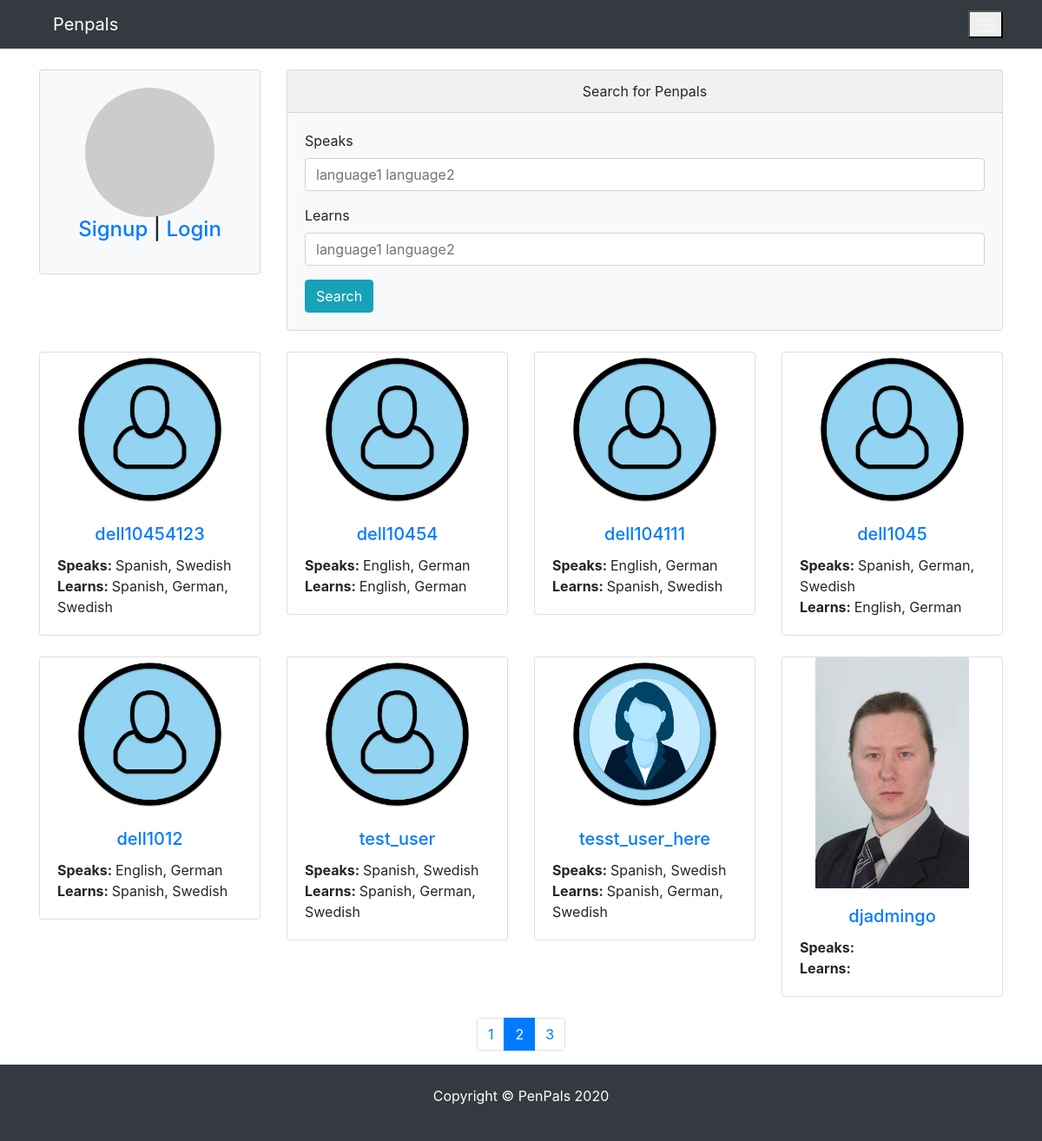
Page /?page=2 on the earlier database version.
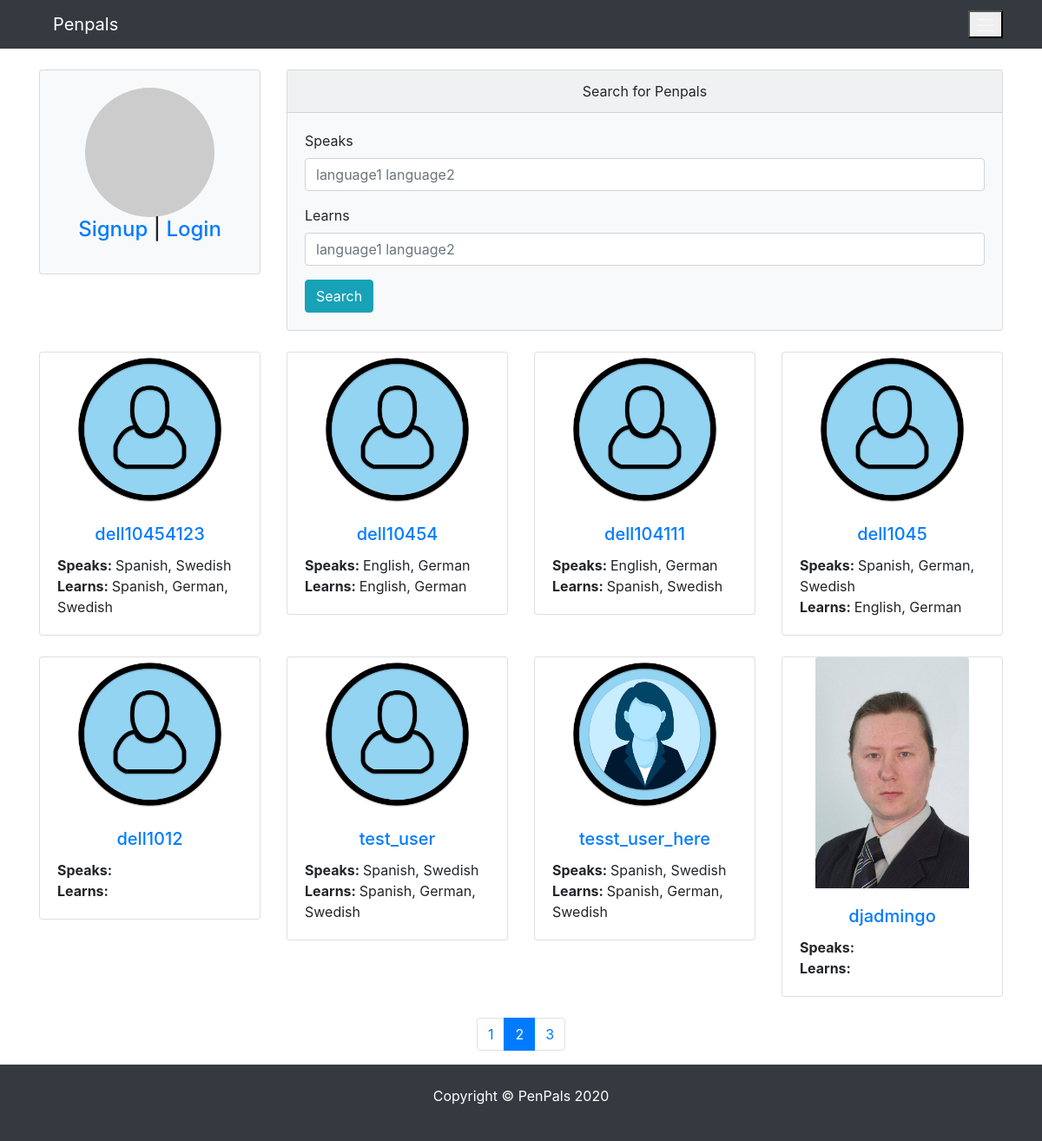
Same page on the later database version.
### pages/models.py (models this page shows)
class Profile(models.Model):
    user = models.OneToOneField(
        User, blank=True, null=True, on_delete=models.CASCADE)
    first = models.CharField(max_length=200, blank=True, null=True)
    last = models.CharField(max_length=200, blank=True, null=True)
    photo = models.ImageField(
        default='user.png', upload_to='photos/%y/%m',  blank=True, null=True)
    friends = models.ManyToManyField('self', blank=True)
    speaks = models.CharField(max_length=200, blank=True, null=True)
    learns = models.CharField(max_length=200, blank=True, null=True)
    def __init__(self, *args, **kwargs):
         super(Profile, self).__init__(*args, **kwargs)
         self.speaks = from_value_to_label(self.speaks)
         self.learns = from_value_to_label(self.learns)
    def __str__(self):
        return str(self.user)
    def get_absolute_url(self):
        return reverse("pages:profile", kwargs={"profile_id":self.pk})
    class Meta:
        ordering = ['-id']

### pages/views.py (the view)
# urls.py: path("",  HomeView.as_view(), name="index"),
class HomeView(DetailView):
    template_name = 'pages/index.html'
    form_class = ProfileViewForm
    context_object_name = 'profile'
    model = Profile
    users = Profile.objects.none()
    objects_per_page = 8
    def get_object(self):
        if self.request.user.is_authenticated:
            self.instance = Profile.objects.get(id=self.request.user.profile.id)
        else:
            self.instance = Profile.objects.none()
        return self.instance
    def get_context_data(self, **kwargs):
        context = super(HomeView, self).get_context_data(**kwargs)
        self.users = Profile.objects.all()
        if self.request.user.is_authenticated:
            self.users = self.users.exclude(id=self.request.user.profile.id)
        page_number = self.request.GET.get('page')
        paginator_object = Paginator(self.users, self.objects_per_page)
        page_object = paginator_object.get_page(page_number)
        context.update({
            'page_object': page_object,  # self.users,
            'profile': self.instance,
        })
        return context

### pages/utils.py (called while the page is built)
def from_value_to_label(field):
    if field is not None:
        list_of_labels = [label for value, label in LANGUAGE_CHOICES if str(value) in field]
        return ", ".join(list_of_labels)  # list_of_labels  #ast.literal_eval(field)  # [int(i) for i in field.replace('[','').replace(']','').replace(',','').replace("'",'').split(" ")] # list_of_labels #
    return field

### pages/templates/pages/index.html
{% extends 'pages/base.html' %} {% load crispy_forms_tags %} {% block content %}
<div class="row">
  {% include 'pages/partials/_sidebar.html' %}
  <div class="col-lg-9 col-md-9 col-sm-12">
    <div class="card bg-light">
      <div class="card-header text-center">Search for Penpals</div>
      <div class="card-body">
        <form action="{% url 'pages:search' %}" method="get">
          <div class="form-group">
            <label for="speaks">Speaks</label>
            <input
              type="text"
              name="speaks"
              value="{{request.GET.speaks}}"
              class="form-control"
              id="speaks"
              placeholder="language1 language2"
            />
          </div>
          <div class="form-group">
            <label for="learns">Learns</label>
            <input
              type="text"
              name="learns"
              value="{{request.GET.learns}}"
              class="form-control"
              id="learns"
              placeholder="language1 language2"
            />
          </div>
          <button type="submit" class="btn btn-info">Search</button>
        </form>
      </div>
    </div>
  </div>
</div>
    <div class="row">
        {% for u in page_object %}
            <div class="col-md-3 col-sm-6">
                <div class="card">
                    <img src="{{u.photo.url}}" class="card-img-top mx-auto">
                    <div class="card-body">
                        <h5 class="card-title text-center"><a href="{{u.get_absolute_url}}">{{u}}</a></h5>
                        <p class="card-text">
                            <span><strong>Speaks: </strong>{{u.speaks}}</span></br>
                            <span><strong>Learns: </strong>{{u.learns}}</span></br>
                        </p>
                    </div>
                </div>
            </div>
        {% endfor %}
    </div>
{% endblock content %}

### templates/pages/base.html (shortened to what this page needs)
{% load static %}
<!DOCTYPE html>
<html lang="en">
  <head>
    <link
      rel="stylesheet"
      href="{% static 'vendor/bootstrap/css/bootstrap.min.css' %}"
    />
    <link rel="stylesheet" href="{% static 'css/styles.css' %}" />
  </head>
  <body class="d-flex flex-column min-vh-100">
    <nav class="navbar navbar-expand-md bg-dark navbar-dark">
      <div class="container">
        <div class="d-flex justify-content-start">
          <a href="{% url 'pages:index' %}" class="navbar navbar-brand">Penpals</a>
        </div>
        <div class="d-flex justify-content-end">
          <button
            class="navbar-toggle"
            data-toggle="collapse"
            data-target="#collapsibleNavbar"
          >
            <span class="navbar-toggler-icon"></span>
          </button>
        </div>
      </div>
    </nav>
    <div class="container mt-4">
      {% block content %}
      {% endblock content %}
    </div>
    {% if page_object.has_other_pages %}
    <ul class="pagination justify-content-center">
      {% for page in page_object.paginator.page_range %}
        <li class="page-item {% if page_object.number == page %} active {% endif %}">
          <a href="?{{search_query}}page={{page}}" class="page-link">{{page}}</a>
        </li>
      {% endfor %}
    </ul>
    {% endif %}
    <footer class="bg-dark text-white mt-auto">
      <div class="container py-4">
        <p class="text-center">Copyright &copy; PenPals 2020</p>
      </div>
    </footer>
  </body>
</html>

### pages/templates/pages/partials/_sidebar.html (shortened to what this page needs)
<div class="col-lg-3 col-md-3 col-sm-6 mx-auto">
    <div class="card bg-light mw-30rem">
        <div class="card-body text-center">
            <h4 class="card-title">
                {% if profile.photo %}
                    <img src="{{profile.photo.url}}" alt="profile photo url" class="card-img-top mx-auto rounded-circle">
                {% else %}
                    <img src="https://placehold.it/200x200" alt="profile photo url" class="card-img-top mx-auto rounded-circle">
                {% endif %}
                {% if request.user == profile.user %}
                <p>Welcome to PenPals, {{profile.user}}</p>
                <p><a href="{% url 'logout' %}">Logout</a></p>
                {% elif request.user.is_anonymous %}
                    <p><a href="{% url 'pages:signup' %}">Signup</a> | <a href="{% url 'login' %}">Login</a></p>
                {% endif %}
            </h4>
        </div>
    </div>
</div>

### static_files/css/styles.css (style rules this page uses)
.card-img-top { width: 70%; height: 70%; }
.card { margin-bottom: 1.5rem!important; }

Differences in the rows shown:
changed Profile "dell1012": speaks "English, German" → (not shown); learns "Spanish, Swedish" → (not shown)
